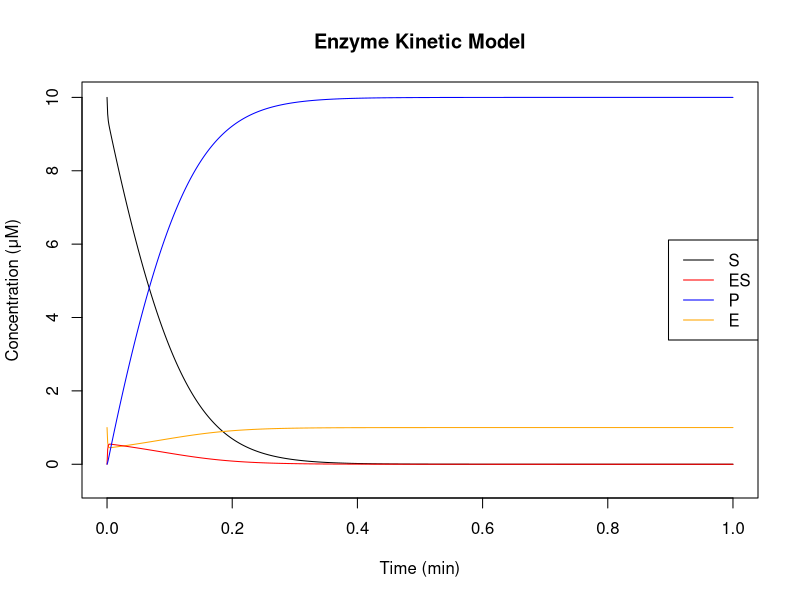
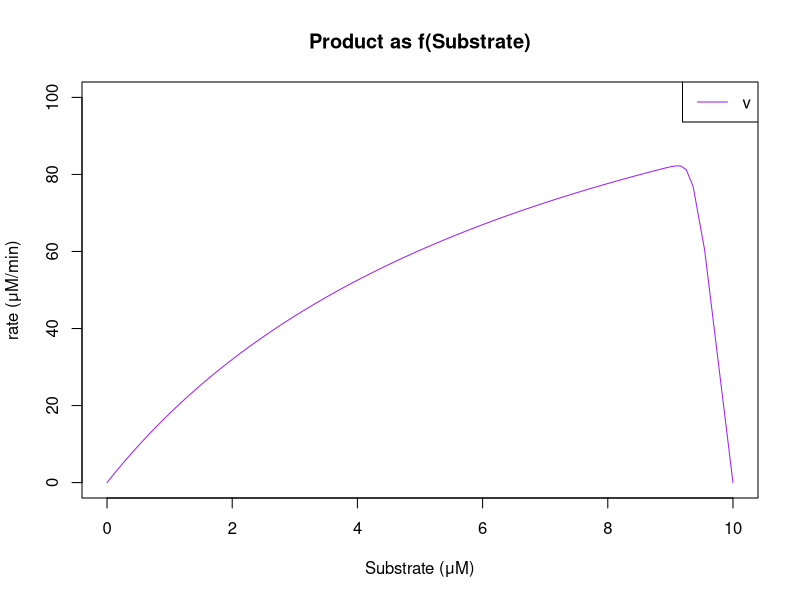

The R source for these figures, in order:
#initial starting concentrations and k constant values
y0 <- c(1, 10, 0, 0, 0) 
start_c <- c(100, 600, 150)

#function that contains equation to be solved, 4x equation and parameters - k1,k2,k3
f <- function(t, y, start_c) {
  
  #k constants
  k1 <- start_c[1] #uM/min
  k2 <- start_c[2] #uM/min
  k3 <- start_c[3] #uM/min
  
  #concentations
  E <- y[1] #uM
  S <- y[2] #uM
  ES <- y[3] #uM
  P <- y[4] #uM
  
  #derived mass law equations
  dEdt <- -k1*E*S + k2*ES + k3*ES
  dSdt <- -k1*E*S + k2*ES
  dESdt <- k1*E*S - k2*ES - k3*ES
  dPdt <- k3*ES
  
  #expressing v as a function of dP/dS
  #dPdt <- k3*ES, sub/w dESdt <- k1*E*S - k2*ES - k3*ES
  v <- k3*(k1*E*S - k2*ES - k3*ES)
  return(list(c(dEdt, dSdt, dESdt, dPdt, v)))
  
}

#total number of steps (y-axis time) and step size (step size = dt), n_steps = total number of steps for calculation
dt <- 0.001
n_steps <- 1000

#start blank array (stored as y)
y <- matrix(0, nrow = n_steps + 1, ncol = 5)
t <- numeric(n_steps + 1)  #t in minutes
y[1,] <- y0 #start position to initial starting concentration defined above
t[1] <- 0 #t in minutes, start at 0
colnames(y) <- c("E", "S", "ES", "P", "v")

#calculation with steps in loop
for (i in 1:n_steps) {
  #find k1
  k1 <- f(t[i], y[i,], start_c) #function(x0+1, y0+1, start conc.)
  #find k2 using k1
  k2 <- f(t[i] + 0.5*dt, y[i,] + 0.5*dt*k1[[1]], start_c) #function(x0+1, y0+1, start conc.)
  #find k3 using k2
  k3 <- f(t[i] + 0.5*dt, y[i,] + 0.5*dt*k2[[1]], start_c)
  #find k4 using k3
  k4 <- f(t[i] + dt, y[i,] + dt*k3[[1]], start_c)
  #average of the gradients
  y[i+1,] <- y[i,] + dt*(k1[[1]] + 2*k2[[1]] + 2*k3[[1]] + k4[[1]])/6
  #tn <- +1 to time
  t[i+1] <- t[i] + dt
  
}

#Plot values (stored as y, against t (time))
plot(t, y[,2], type="l", xlab="Time (min)", ylab="Concentration (μM)", main="Enzyme Kinetic Model", ylim=(c(-0.5, 10)), xlim=(c(-0, 1.0)))
lines(t, y[,1], col="orange") #E
lines(t, y[,3], col="red") #ES
lines(t, y[,4], col="blue") #P
legend("right", legend=c("S", "ES", "P", "E"), col=c("black", "red", "blue", "orange"), lty=1)

#plot v as f[S]
plot(y[,2], y[,5], col="purple", type="l", xlab="Substrate (μM)", ylab="rate (μM/min)", main="Product as f(Substrate)", ylim=(c(0, 100)), xlim=(c(-0, 10)))
legend("topright", legend=c("v"), col=c("purple"), lty=1)
Vmax <- max(y[,5])
Vmax_Sindex <- match(Vmax, y[,5])
Vmax_S <- y[Vmax_Sindex,2]
paste("Vmax is", Vmax, "uM/min when [S] is at", Vmax_S, "uM")
